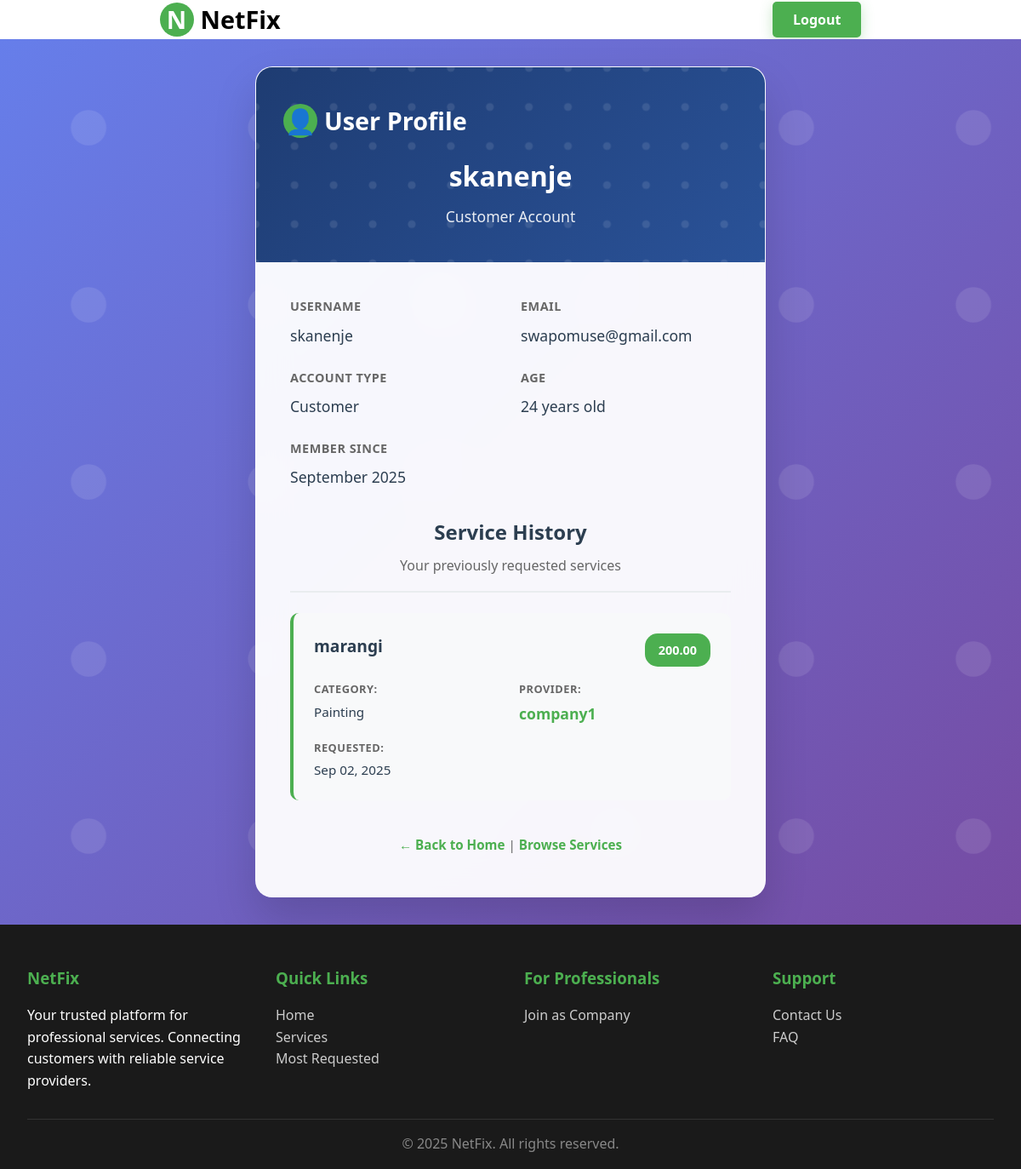
/users/profile/ (signed in), run on the app's committed database.
### users/models.py (models this page shows, shortened)
class User(AbstractUser):
    email = models.EmailField(unique=True)
    username = models.CharField(max_length=150, unique=True)
    is_company = models.BooleanField(default=False)
    is_customer = models.BooleanField(default=False)
    USERNAME_FIELD = 'email'
    REQUIRED_FIELDS = ['username']

class Company(models.Model):
    user = models.OneToOneField(
        User, on_delete=models.CASCADE, primary_key=True, related_name='company_profile')
    field = models.CharField(max_length=70, choices=(
        ('Air Conditioner', 'Air Conditioner'),
        ('All in One', 'All in One'),
        ('Carpentry', 'Carpentry'),
        ('Electricity', 'Electricity'),
        ('Gardening', 'Gardening'),
        ('Home Machines', 'Home Machines'),
        ('Housekeeping', 'Housekeeping'),
        ('Interior Design', 'Interior Design'),
        ('Locks', 'Locks'),
        ('Painting', 'Painting'),
        ('Plumbing', 'Plumbing'),
        ('Water Heaters', 'Water Heaters')
    ), blank=False, null=False)
    rating = models.IntegerField(
        validators=[MaxValueValidator(5), MinValueValidator(0)], default=0)

### services/models.py (models this page shows, shortened)
class RequestedService(models.Model):
    customer = models.ForeignKey(Customer, on_delete=models.CASCADE, related_name='requested_services')
    service = models.ForeignKey(Service, on_delete=models.CASCADE)
    address = models.TextField()
    hours_requested = models.PositiveIntegerField(validators=[MinValueValidator(1)])
    date_requested = models.DateTimeField(auto_now_add=True)
    @property
    def calculated_cost(self):
        return self.service.price_per_hour * self.hours_requested
    @property
    def requested_date(self):
        return self.date_requested

class Service(models.Model):
    company = models.ForeignKey(Company, on_delete=models.CASCADE, related_name='services')
    name = models.CharField(max_length=40)
    description = models.TextField()
    price_per_hour = models.DecimalField(
        decimal_places=2,
        max_digits=10,
        validators=[MinValueValidator(0)],
        default=0.00
    )
    field = models.CharField(max_length=30, blank=False, null=False, choices=SERVICE_FIELD_CHOICES)
    created_date = models.DateTimeField(auto_now_add=True, null=False)

### users/views.py (the view, shortened to what this page needs)
# urls.py: path('profile/', views.profile_view, name='profile'),
@login_required
def profile_view(request):
    user = request.user
    if user.is_customer:
        try:
            customer = user.customer_profile
            services = RequestedService.objects.filter(customer=customer).order_by('-date_requested')
            user_age = (timezone.now().date() - customer.date_of_birth).days // 365
            return render(request, 'users/profile.html', {
                'user': user,
                'customer': customer,
                'services': services,
                'user_age': user_age
            })
        except Customer.DoesNotExist:
            return render(request, 'users/profile.html', {
                'user': user,
                'error': 'Customer profile incomplete. Please contact support.',
                'services': []
            })
    else:
        return render(request, 'users/profile.html', {
            'user': user,
            'error': 'Profile type not set. Please contact support.',
            'services': []
        })

### users/templates/users/profile.html (shortened to what this page needs)
{% extends 'main/base.html' %}
{% load static %}
{% block content %}
<link rel="stylesheet" href="{% static 'css/registration.css' %}">
<div class="registration-page">
    <div class="register-container profile-container">
        <div class="register-header">
            <div class="logo">
                <div class="logo-icon">
                    {% if user.is_customer %}👤
                    {% elif user.is_company %}🏢
                    {% else %}👤
                    {% endif %}
                </div>
                <span>User Profile</span>
            </div>
            <h1 class="register-title">{{ user.username }}</h1>
            <p class="register-subtitle">
                {% if user.is_customer %}
                    Customer Account
                {% elif user.is_company and company %}
                    {{ company.field }} Service Provider
                {% else %}
                    User Account
                {% endif %}
            </p>
        </div>
        <div class="register-form">
            <div class="info-grid">
                <div class="info-item">
                    <div class="info-label">Username</div>
                    <div class="info-value">{{ user.username }}</div>
                </div>
                <div class="info-item">
                    <div class="info-label">Email</div>
                    <div class="info-value">{{ user.email }}</div>
                </div>
                <div class="info-item">
                    <div class="info-label">Account Type</div>
                    <div class="info-value">
                        {% if user.is_customer %}
                            Customer
                        {% elif user.is_company and company %}
                            Service Provider
                        {% else %}
                            User
                        {% endif %}
                    </div>
                </div>
                {% if user.is_customer and user_age %}
                    <div class="info-item">
                        <div class="info-label">Age</div>
                        <div class="info-value">{{ user_age }} years old</div>
                    </div>
                {% endif %}
                <div class="info-item">
                    <div class="info-label">Member Since</div>
                    <div class="info-value">{{ user.date_joined|date:"F Y" }}</div>
                </div>
            </div>
            {% if user.is_customer %}
                <div class="section-header">
                    <h3>Service History</h3>
                    <p>Your previously requested services</p>
                </div>
                {% if services %}
                    <div class="services-history">
                        {% for req in services %}
                            <div class="history-item">
                                <div class="history-header">
                                    <h4>
                                        <a href="{% url 'services:service_detail' req.service.id %}" class="service-link">
                                            {{ req.service.name }}
                                        </a>
                                    </h4>
                                    <span class="history-cost">{{ req.calculated_cost }}</span>
                                </div>
                                <div class="history-details">
                                    <div class="history-info">
                                        <span class="info-label">Category:</span>
                                        <span class="info-value">{{ req.service.field }}</span>
                                    </div>
                                    <div class="history-info">
                                        <span class="info-label">Provider:</span>
                                        <span class="info-value">
                                            <a href="{% url 'users:company_profile' req.service.company.user.id %}" class="provider-link">
                                                {{ req.service.company.user.username }}
                                            </a>
                                        </span>
                                    </div>
                                    <div class="history-info">
                                        <span class="info-label">Requested:</span>
                                        <span class="info-value">{{ req.requested_date|date:"M d, Y" }}</span>
                                    </div>
                                </div>
                            </div>
                        {% endfor %}
                    </div>
                {% endif %}
            {% endif %}
            <div class="login-link">
                <a href="{% url 'main:home' %}">← Back to Home</a>
                | <a href="{% url 'services:services_list' %}">Browse Services</a>
            </div>
        </div>
    </div>
</div>
{% endblock %}

### static/css/style.css (style rules this page uses)
* { margin: 0; padding: 0; box-sizing: border-box; }
body { font-family: 'Segoe UI', Tahoma, Geneva, Verdana, sans-serif; line-height: 1.6; overflow-x: hidden; }
.logo { display: flex; align-items: center; gap: 0.5rem; font-size: 1.8rem; font-weight: bold; }
.logo-icon { width: 40px; height: 40px; background: #4CAF50; border-radius: 50%; display: flex; align-items: center; justify-content: center; color: white; font-weight: bold; }
.section-header { text-align: center; margin-bottom: 4rem; }
.service-link { color: #4CAF50; text-decoration: none; font-weight: 600; transition: color 0.3s ease; }
html, body { height: 100%; margin: 0; padding: 0; }
body { display: flex; flex-direction: column; min-height: 100vh; }
.registration-page { background: linear-gradient(135deg, #667eea 0%, #764ba2 100%); min-height: 100vh; display: flex; align-items: center; justify-content: center; padding: 2rem 0; position: relative; overflow: hidden; flex: 1; }
.registration-page::before { content: ''; position: absolute; top: 0; left: 0; right: 0; bottom: 0; animation: float 20s ease-in-out infinite; }
.register-container { background: rgba(255, 255, 255, 0.95); backdrop-filter: blur(20px); border-radius: 20px; box-shadow: 0 25px 50px rgba(0, 0, 0, 0.15); width: 100%; max-width: 500px; margin: 0 auto; overflow: hidden; position: relative; z-index: 2; border: 1px solid rgba(255, 255, 255, 0.2); }
.register-header { background: linear-gradient(135deg, #1e3c72 0%, #2a5298 100%); color: white; padding: 2.5rem 2rem; text-align: center; position: relative; overflow: hidden; }
.register-header::before { content: ''; position: absolute; top: -50%; left: -50%; width: 200%; height: 200%; animation: float 20s ease-in-out infinite; }
.register-header .logo { margin-bottom: 1rem; position: relative; z-index: 2; }
.register-title { font-size: 2rem; margin-bottom: 0.5rem; position: relative; z-index: 2; font-weight: 700; }
.register-subtitle { opacity: 0.9; position: relative; z-index: 2; font-size: 1.1rem; }
.register-form { padding: 2.5rem; width: 100%; box-sizing: border-box; }
.login-link { text-align: center; margin-top: 2rem; color: #666; font-size: 0.95rem; }
.login-link a { color: #4CAF50; text-decoration: none; font-weight: 600; transition: all 0.3s ease; }
.provider-link { color: #4CAF50; text-decoration: none; font-weight: bold; font-size: 1.1rem; transition: color 0.3s ease; }
.service-link { color: #2c3e50; text-decoration: none; font-weight: bold; font-size: 1.2rem; transition: color 0.3s ease; }

### static/css/registration.css (style rules this page uses)
.registration-page .register-container { max-width: 600px; }
.login-link a { display: inline-flex; align-items: center; gap: 0.5rem; color: #4CAF50; text-decoration: none; font-weight: 600; transition: all 0.3s ease; padding: 0.5rem 0; }
.info-grid { display: grid; grid-template-columns: 1fr 1fr; gap: 1.5rem; margin-bottom: 2rem; }
.info-item { display: flex; flex-direction: column; gap: 0.5rem; }
.info-label { font-weight: 600; color: #666; font-size: 0.9rem; text-transform: uppercase; letter-spacing: 0.5px; }
.info-value { color: #2c3e50; font-weight: 500; font-size: 1.1rem; word-wrap: break-word; }
.provider-link { color: #4CAF50; text-decoration: none; font-weight: 600; transition: color 0.3s ease; }
.profile-container { max-width: 800px; }
.section-header { text-align: center; margin: 2rem 0 1.5rem 0; padding-bottom: 1rem; border-bottom: 2px solid #e9ecef; }
.section-header h3 { color: #2c3e50; font-size: 1.5rem; margin-bottom: 0.5rem; }
.section-header p { color: #666; margin: 0; }
.services-history { display: flex; flex-direction: column; gap: 1rem; margin-bottom: 2rem; }
.history-item { background: #f8f9fa; border-radius: 10px; padding: 1.5rem; border-left: 4px solid #4CAF50; }
.history-header { display: flex; justify-content: space-between; align-items: flex-start; margin-bottom: 1rem; gap: 1rem; }
.history-header h4 { margin: 0; color: #2c3e50; }
.history-header h4 .service-link { color: #2c3e50; text-decoration: none; font-weight: bold; }
.history-cost { background: #4CAF50; color: white; padding: 0.5rem 1rem; border-radius: 15px; font-weight: bold; font-size: 0.9rem; white-space: nowrap; }
.history-details { display: grid; grid-template-columns: repeat(auto-fit, minmax(150px, 1fr)); gap: 1rem; }
.history-info { display: flex; flex-direction: column; gap: 0.25rem; }
.history-info .info-label { font-size: 0.8rem; color: #666; font-weight: 600; }
.history-info .info-value { font-size: 0.95rem; color: #2c3e50; }

### data on the page
User: username "skanenje", email "swapomuse@gmail.com", date_joined "September 2025"
RequestedService: service.name "marangi", calculated_cost "200.00", service.field "Painting", service.company.user.username "company1", requested_date "Sep 02, 2025"
